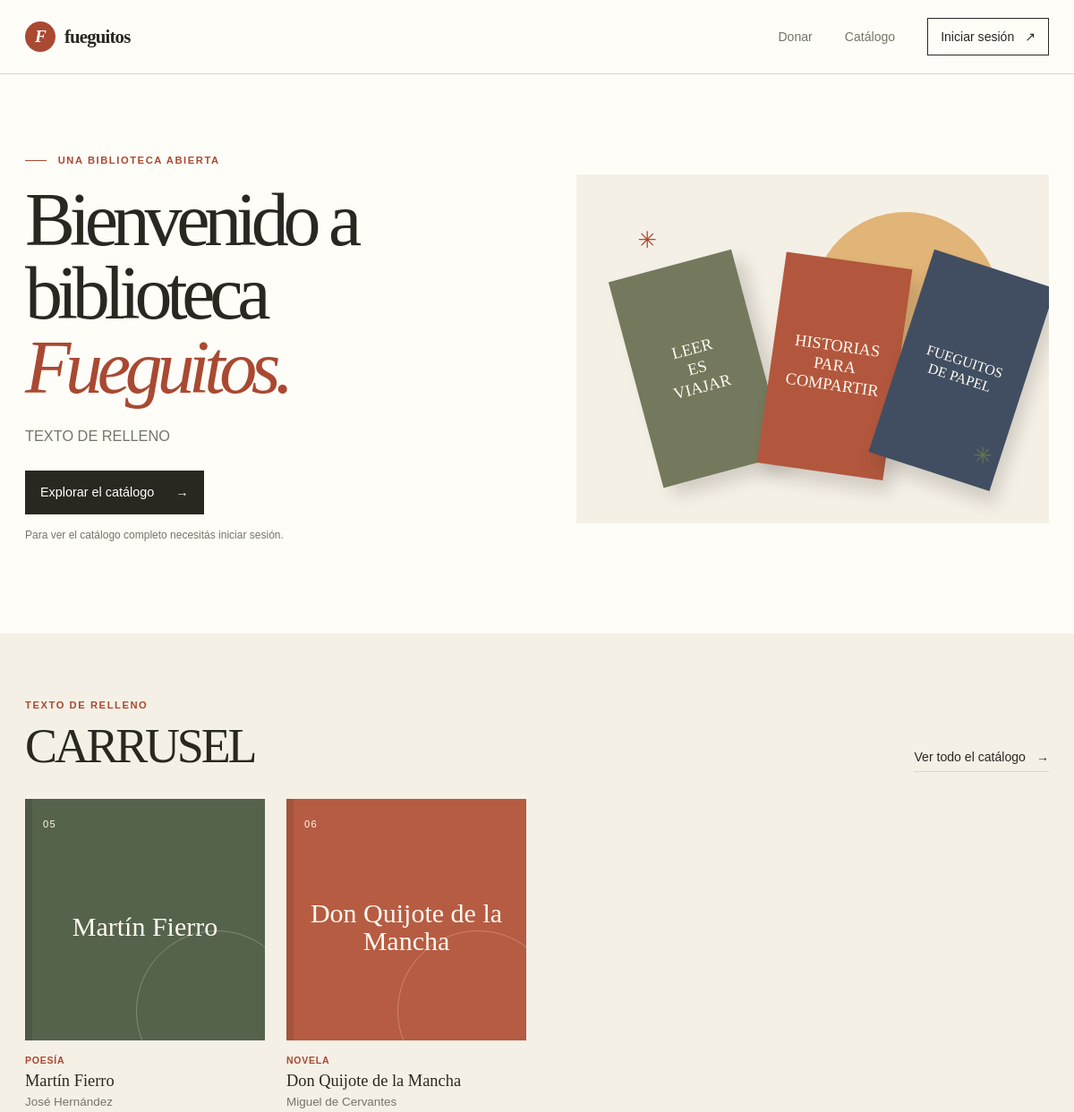
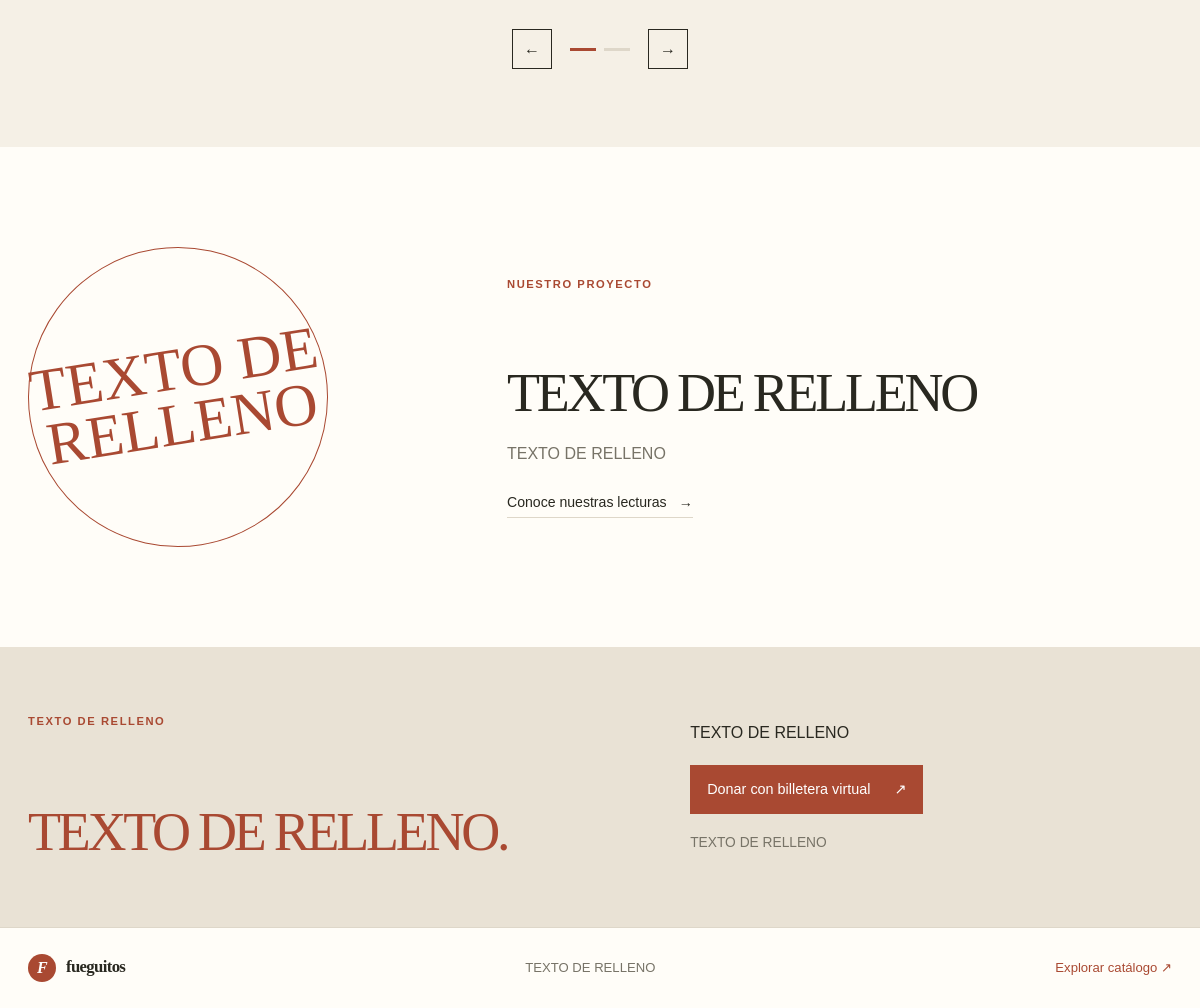
The page / on the database its author committed (2 pictures, top to bottom).
### tables this page shows
CREATE TABLE libros (
  id         INT UNSIGNED AUTO_INCREMENT PRIMARY KEY,
  titulo     VARCHAR(200) NOT NULL,
  autor      VARCHAR(160) NOT NULL,
  categoria  VARCHAR(60)  NOT NULL,
  anio       SMALLINT NULL,
  disponible TINYINT(1) NOT NULL DEFAULT 1,
  portada    VARCHAR(255) NULL,
  creado     TIMESTAMP DEFAULT CURRENT_TIMESTAMP,
  INDEX idx_categoria (categoria),
  INDEX idx_titulo (titulo)
);

### config.php (called while the page is built, shortened)
<?php
function db(): PDO
{
    static $pdo = null;
    if ($pdo === null) {
        $dsn = 'mysql:host=' . DB_HOST . ';dbname=' . DB_NAME . ';charset=utf8mb4';
        try {
            $pdo = new PDO($dsn, DB_USER, DB_PASS, [
                PDO::ATTR_ERRMODE            => PDO::ERRMODE_EXCEPTION,
                PDO::ATTR_DEFAULT_FETCH_MODE => PDO::FETCH_ASSOC,
                PDO::ATTR_EMULATE_PREPARES   => false,
            ]);
        } catch (PDOException $e) {
            http_response_code(500);
            exit('No se pudo conectar a la base de datos. Revisá que MySQL esté iniciado en XAMPP y que hayas importado sql/fueguitos.sql.');
        }
    }
    return $pdo;
}
function e(?string $s): string
{
    return htmlspecialchars((string)$s, ENT_QUOTES | ENT_SUBSTITUTE, 'UTF-8');
}
function current_user(): ?array
{
    return $_SESSION['user'] ?? null;
}

### index.php (the view, shortened to what this page needs)
<?php
require_once __DIR__ . '/includes/layout.php';
$libros = db()->query('SELECT id, titulo, autor, categoria, portada FROM libros ORDER BY creado DESC, id DESC LIMIT 12')->fetchAll();
$slides = array_chunk($libros, 4);
$colores = ['art-olive', 'art-coral', 'art-blue', 'art-yellow'];
?>
  <main>
    <section class="welcome page-width" aria-labelledby="welcome-title">
      <div class="welcome-copy">
        <p class="kicker"><span></span> Una biblioteca abierta</p>
        <h1 id="welcome-title">Bienvenido a biblioteca<br><em>Fueguitos.</em></h1>
        <p class="welcome-text">TEXTO DE RELLENO</p>
        <a class="primary-link" href="catalogo.php">Explorar el catálogo <span aria-hidden="true">→</span></a>
        <p class="welcome-note">
          <?= current_user() ? 'Hola, ' . e(current_user()['nombre']) . '.' : 'Para ver el catálogo completo necesitás iniciar sesión.' ?>
        </p>
      </div>
      <div class="book-still-life" aria-label="Ilustración de tres libros de colores" role="img">
        <div class="still-book still-book-back"><span>LEER<br>ES<br>VIAJAR</span></div>
        <div class="still-book still-book-middle"><span>HISTORIAS<br>PARA<br>COMPARTIR</span></div>
        <div class="still-book still-book-front"><span>FUEGUITOS<br>DE PAPEL</span></div>
        <span class="spark spark-one" aria-hidden="true">✳</span>
        <span class="spark spark-two" aria-hidden="true">✳</span>
      </div>
    </section>
    <section class="reading-section" aria-labelledby="reading-title">
      <div class="page-width">
        <div class="section-topline">
          <div>
            <p class="kicker">TEXTO DE RELLENO</p>
            <h2 id="reading-title">CARRUSEL</h2>
          </div>
          <a class="text-link" href="catalogo.php">Ver todo el catálogo <span aria-hidden="true">→</span></a>
        </div>
        <?php if (!$slides): ?>
          <p class="text-muted">Todavía no hay libros cargados.</p>
        <?php else: ?>
        <div id="booksCarousel" class="carousel slide fueguitos-carousel" aria-roledescription="carrusel" aria-label="Libros destacados">
          <div class="carousel-inner">
            <?php $n = 0; foreach ($slides as $i => $grupo): ?>
              <div class="carousel-item<?= $i === 0 ? ' active' : '' ?>">
                <div class="book-list">
                  <?php foreach ($grupo as $j => $b): $n++; ?>
                    <article class="book-item">
                      <?php if ($b['portada']): ?>
                        <div class="book-art book-art-img" style="background-image:url('uploads/<?= e($b['portada']) ?>')" aria-hidden="true"></div>
                      <?php else: ?>
                        <div class="book-art <?= $colores[$j % 4] ?>" aria-hidden="true">
                          <span><?= str_pad((string)$n, 2, '0', STR_PAD_LEFT) ?></span>
                          <b><?= e($b['titulo']) ?></b>
                        </div>
                      <?php endif; ?>
                      <p class="book-category"><?= e($b['categoria']) ?></p>
                      <h3><?= e($b['titulo']) ?></h3>
                      <p class="book-byline"><?= e($b['autor']) ?></p>
                    </article>
                  <?php endforeach; ?>
                </div>
              </div>
            <?php endforeach; ?>
          </div>
          <?php if (count($slides) > 1): ?>
          <div class="carousel-controls">
            <button class="carousel-btn" type="button" data-bs-target="#booksCarousel" data-bs-slide="prev" aria-label="Anterior">←</button>
            <div class="carousel-indicators-custom">
              <?php foreach ($slides as $i => $_): ?>
                <button type="button" data-bs-target="#booksCarousel" data-bs-slide-to="<?= $i ?>"
                        class="<?= $i === 0 ? 'active' : '' ?>" aria-label="Diapositiva <?= $i + 1 ?>"
                        <?= $i === 0 ? 'aria-current="true"' : '' ?>></button>
              <?php endforeach; ?>
            </div>
            <button class="carousel-btn" type="button" data-bs-target="#booksCarousel" data-bs-slide="next" aria-label="Siguiente">→</button>
          </div>
          <?php endif; ?>
        </div>
        <?php endif; ?>
      </div>
    </section>
    <section class="project-section page-width" aria-labelledby="project-title">
      <div class="project-stamp" aria-hidden="true">TEXTO DE RELLENO<br></div>
      <div class="project-copy">
        <p class="kicker">Nuestro proyecto</p>
        <h2 id="project-title"><br>TEXTO DE RELLENO</h2>
        <p>TEXTO DE RELLENO</p>
        <a class="text-link" href="catalogo.php">Conoce nuestras lecturas <span aria-hidden="true">→</span></a>
      </div>
    </section>
    <section class="donation-section" id="donar" aria-labelledby="donation-title">
      <div class="page-width donation-layout">
        <div>
          <p class="kicker">TEXTO DE RELLENO</p>
          <h2 id="donation-title"><br>TEXTO DE RELLENO.</h2>
        </div>
        <div class="donation-copy">
          <p>TEXTO DE RELLENO</p>
          <a class="primary-link donate-btn" href="<?= e(DONATION_URL) ?>" target="_blank" rel="noopener noreferrer">
            Donar con billetera virtual <span aria-hidden="true">↗</span>
          </a>
          <p class="donation-note">TEXTO DE RELLENO</p>
        </div>
      </div>
    </section>
  </main>

### extra.css (style rules this page uses)
body { font-family: Arial, Helvetica, sans-serif; background: var(--paper); color: var(--ink); }
h1, h2, h3 { font-family: var(--serif); }
.fueguitos-carousel .carousel-item { transition: transform 0.6s ease-in-out; }
.carousel-controls { display: flex; align-items: center; justify-content: center; gap: 18px; margin-top: 30px; }
.carousel-btn { width: 40px; height: 40px; border: 1px solid var(--ink); background: transparent; color: var(--ink); cursor: pointer; transition: background 150ms ease, color 150ms ease; }
.carousel-indicators-custom { display: flex; gap: 8px; }
.carousel-indicators-custom button { width: 26px; height: 3px; padding: 0; border: 0; background: var(--rule); cursor: pointer; }
.carousel-indicators-custom button.active { background: var(--rust); }
.donate-btn { margin-block: 4px 18px; background: var(--rust); }

### rows shown on the page
libros: n "05", titulo "Martín Fierro", categoria "POESÍA", autor "José Hernández"
libros: n "06", titulo "Don Quijote de la Mancha", categoria "NOVELA", autor "Miguel de Cervantes"

### other values the page prints
$linkText "Explorar catálogo ↗"
